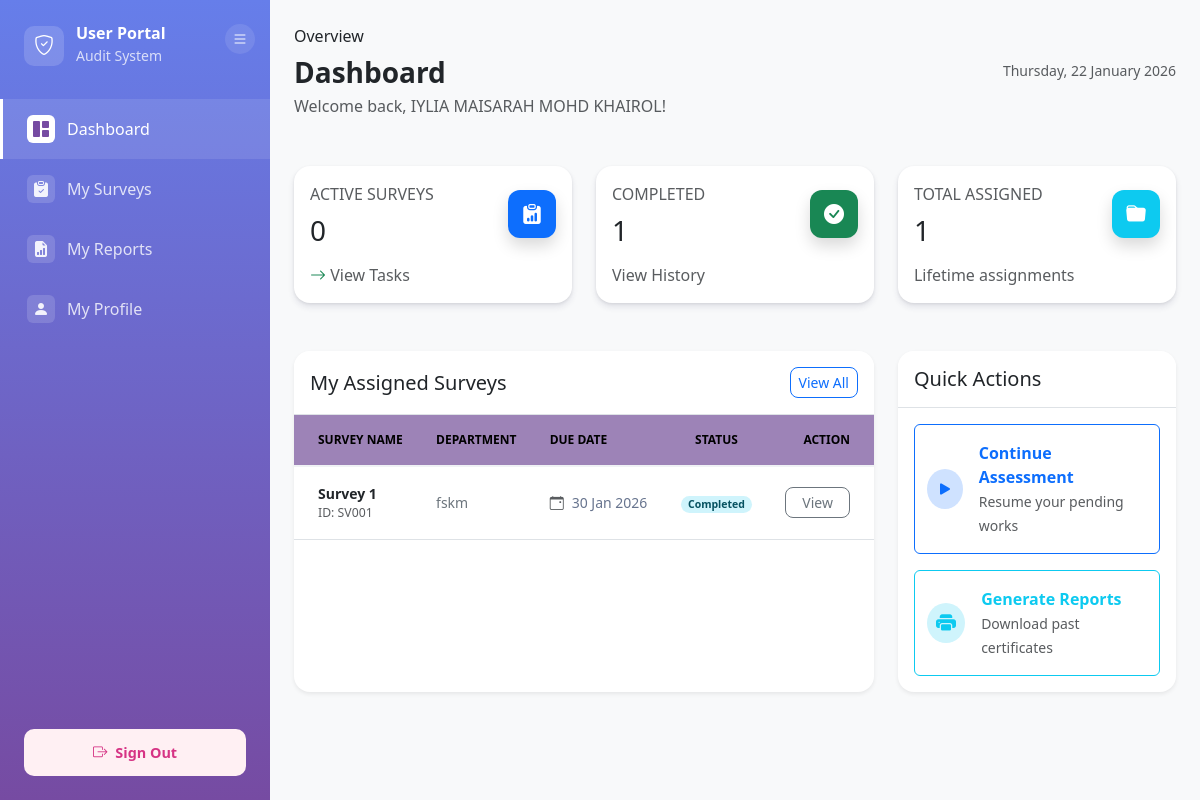
The page /modules/user/dashboard.php (signed in) on the database its author committed.
### tables this page shows
CREATE TABLE `user` (
  `user_ID` int(11) NOT NULL,
  `primary_email` varchar(255) NOT NULL,
  `password` varchar(255) DEFAULT NULL,
  `google_sub_id` varchar(255) DEFAULT NULL,
  `full_name` varchar(255) NOT NULL,
  `department` varchar(50) DEFAULT NULL,
  `status` enum('Active','Inactive') NOT NULL DEFAULT 'Active',
  `email_verified` enum('Verified','Not Verified') NOT NULL DEFAULT 'Not Verified',
  `last_login` datetime DEFAULT NULL,
  `created_at` datetime DEFAULT current_timestamp(),
  `updated_at` datetime DEFAULT current_timestamp() ON UPDATE current_timestamp(),
  `user_organization` varchar(100) DEFAULT NULL,
  `user_position` varchar(100) DEFAULT NULL,
  `user_phone_company` varchar(20) DEFAULT NULL,
  `user_handphone_no` varchar(20) DEFAULT NULL
);

CREATE TABLE `user_survey` (
  `user_survey_ID` varchar(10) NOT NULL,
  `survey_ID` varchar(50) DEFAULT NULL,
  `user_ID` int(11) DEFAULT NULL,
  `status` enum('Pending','In progress','Completed','Expired') DEFAULT 'Pending'
);

CREATE TABLE `survey` (
  `survey_ID` varchar(50) NOT NULL,
  `survey_name` varchar(30) NOT NULL,
  `department` varchar(50) DEFAULT NULL,
  `start_date` datetime DEFAULT NULL,
  `end_date` datetime DEFAULT NULL,
  `status` varchar(100) DEFAULT NULL,
  `survey_description` varchar(500) DEFAULT NULL,
  `created_by` varchar(10) DEFAULT NULL,
  `created_at` datetime DEFAULT NULL,
  `updated_id` varchar(10) DEFAULT NULL,
  `updated_by` date DEFAULT NULL
);

### src/modules/user/dashboard.php (the view, shortened to what the rows shown need)
<?php
require_once '../../config/config.php';
$db = new Database();
$user_ID = getCurrentUserId();
$current_time = date('Y-m-d H:i:s');
$status_sql = "SELECT status, full_name, primary_email FROM user WHERE user_ID = :user_ID LIMIT 1";
$user_data = $db->fetchOne($status_sql, [':user_ID' => $user_ID]);
$current_user = getCurrentUser();
$recent_surveys_sql = "SELECT s.*, us.status as user_survey_status
        FROM survey s
        INNER JOIN user_survey us ON s.survey_ID = us.survey_ID
        WHERE us.user_ID = :user_ID
        AND s.start_date <= :current_time
        AND s.status != 'Draft'
        ORDER BY s.start_date DESC LIMIT 4";
$recent_surveys = $db->fetchAll($recent_surveys_sql, [
    ':user_ID' => $user_ID,
    ':current_time' => $current_time
]);
function getStatusBadge($status) {
    if ($status === 'Completed') return '<span class="badge rounded-pill bg-info-subtle text-info-emphasis">Completed</span>';
    return '<span class="badge rounded-pill bg-secondary-subtle text-secondary-emphasis">' . htmlspecialchars($status) . '</span>';
}
?>
<!DOCTYPE html>
<html lang="en">
<head>
    <link href="https://cdn.jsdelivr.net/npm/bootstrap@5.3.0/dist/css/bootstrap.min.css" rel="stylesheet">
    <link rel="stylesheet" href="https://cdn.jsdelivr.net/npm/bootstrap-icons@1.11.0/font/bootstrap-icons.css">
</head>
<body>
    <div class="container-fluid p-0 h-100">
        <div class="row g-0 h-100">
            <div class="col-md-9 col-lg-10 main-content-wrapper">
                <div class="main-content px-4 py-4">
                    <div class="d-flex justify-content-between align-items-center mb-5">
                        <div>
                            <nav aria-label="breadcrumb">
                                <ol class="breadcrumb mb-2">
                                </ol>
                            </nav>
                            <h3 class="fw-bold mb-1">Dashboard</h3>
                            <p class="text-muted mb-0">Welcome back, <?php echo htmlspecialchars($current_user['full_name']); ?>!</p>
                        </div>
                    </div>
                    <div class="row">
                        <div class="col-lg-8">
                            <div class="card border-0 shadow-sm rounded-4 h-100">
                                <div class="table-responsive">
                                    <table class="table table-hover align-middle mb-0">
                                        <thead>
                                            <tr>
                                                <th class="ps-4">Survey Name</th>
                                                <th>Department</th>
                                                <th>Due Date</th>
                                                <th class="text-center">Status</th>
                                                <th class="text-end pe-4">Action</th>
                                            </tr>
                                        </thead>
                                        <tbody>
                                            <?php if (empty($recent_surveys)): ?>
                                                <tr>
                                                    <td colspan="5" class="text-center py-5">
                                                        <div class="text-muted">
                                                            <i class="bi bi-inbox display-4 d-block mb-2"></i>
                                                            No surveys assigned currently.
                                                        </div>
                                                    </td>
                                                </tr>
                                            <?php else: ?>
                                                <?php foreach ($recent_surveys as $row): ?>
                                                    <tr>
                                                        <td class="ps-4">
                                                            <div class="d-flex flex-column">
                                                                <span class="fw-bold text-dark"><?php echo htmlspecialchars($row['survey_name']); ?></span>
                                                                <small class="text-muted">ID: <?php echo htmlspecialchars($row['survey_ID']); ?></small>
                                                            </div>
                                                        </td>
                                                        <td>
                                                            <span class="text-secondary text-sm font-weight-bold">
                                                                <?php echo htmlspecialchars($row['department']); ?>
                                                            </span>
                                                        </td>
                                                        <td>
                                                            <div class="d-flex align-items-center">
                                                                <i class="bi bi-calendar-event me-2 text-muted"></i>
                                                                <?php echo date('d M Y', strtotime($row['end_date'])); ?>
                                                            </div>
                                                        </td>
                                                        <td class="text-center">
                                                            <?php echo getStatusBadge($row['user_survey_status']); ?>
                                                        </td>
                                                        <td class="text-end pe-4">
                                                            <?php if($row['status'] === 'Active' && $row['user_survey_status'] !== 'Completed'): ?>
                                                                <a href="survey/assessment.php?survey_id=<?php echo $row['survey_ID']; ?>"
                                                                   class="btn btn-sm btn-primary px-3 rounded-3"
                                                                   style="background: linear-gradient(135deg, #667eea 0%, #764ba2 100%); border: none;">
                                                                    Start
                                                                </a>
                                                            <?php else: ?>
                                                                <a href="report/view.php?id=<?php echo $row['survey_ID']; ?>"
                                                                   class="btn btn-sm btn-outline-secondary px-3 rounded-3">
                                                                    View
                                                                </a>
                                                            <?php endif; ?>
                                                        </td>
                                                    </tr>
                                                <?php endforeach; ?>
                                            <?php endif; ?>
                                        </tbody>
                                    </table>
                                </div>
                            </div>
                        </div>
                    </div>
                </div>
            </div>
        </div>
    </div>
</body>
</html>

### rows shown on the page
user: full_name "IYLIA MAISARAH MOHD KHAIROL"
user_survey: survey_ID.survey_name "Survey 1", survey_ID.survey_ID "SV001", survey_ID.department "fskm", survey_ID.end_date "30 Jan 2026", status "Completed"

### other values the page prints
$stats['active_surveys'] "0"
$stats['completed_surveys'] "1"
$stats['total_surveys'] "1"
